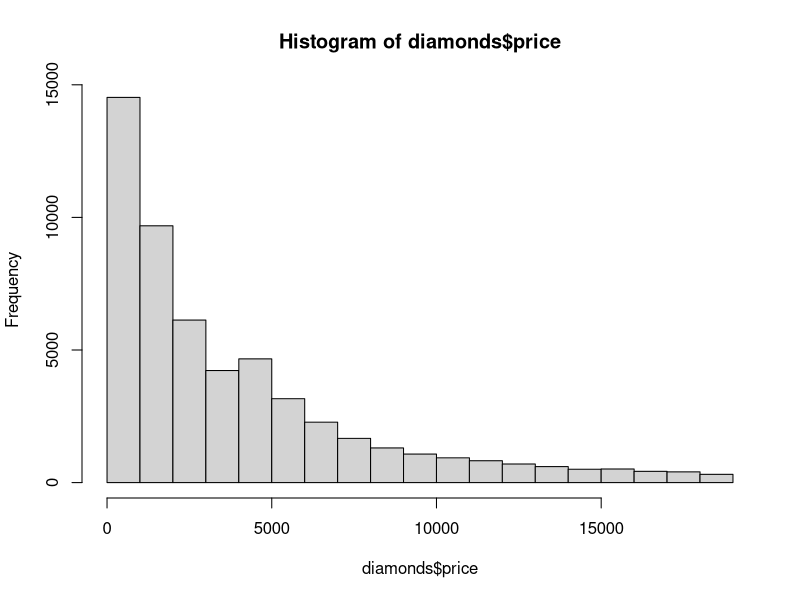
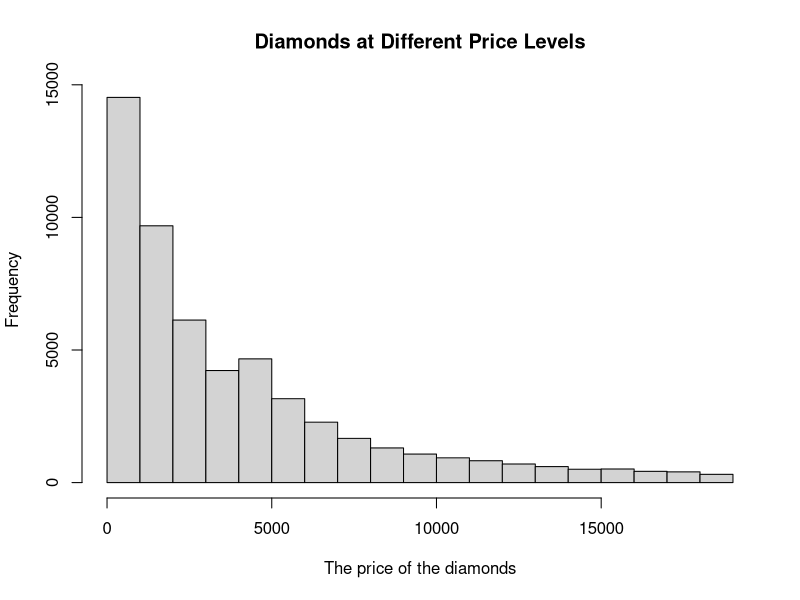

The R script that drew these images, in order:
#Setting the working directory and oading the packages necessary for this assignment###
setwd('/Users/mariorodriguez/Desktop/Assignment1')
library(dplyr)
library(ggplot2)

#Listing the in-built dataset from R###
data()

#Loading the dataset diamonds###
data(diamonds)

#Listing all the variables that the dataset contains###
names(diamonds)

#Getting a descriptive summary of the variables in the dataset###
summary (diamonds)

#A histogram of price variable shows the number of diamonds at different price level###
hist(diamonds$price)

hist(diamonds$price,
     main = 'Diamonds at Different Price Levels',
     xlab = 'The price of the diamonds')

#Finding the mean, one of the main measures of central tendency###
mean(diamonds$price, na.rm = TRUE)
mean(diamonds$depth, na.rm = TRUE)
mean(diamonds$carat, na.rm = TRUE)
mean(diamonds$table, na.rm = TRUE)
mean(diamonds$x, na.rm = TRUE)
mean(diamonds$y, na.rm = TRUE)
mean(diamonds$z, na.rm = TRUE)

#Finding the standard deviation for price variable###
sd(diamonds$price)

#Doing a Crosstab to show how color and cut are related###
table(diamonds$cut, diamonds$color)

#It simply shows that they are roughly equally distributed across cut. 

